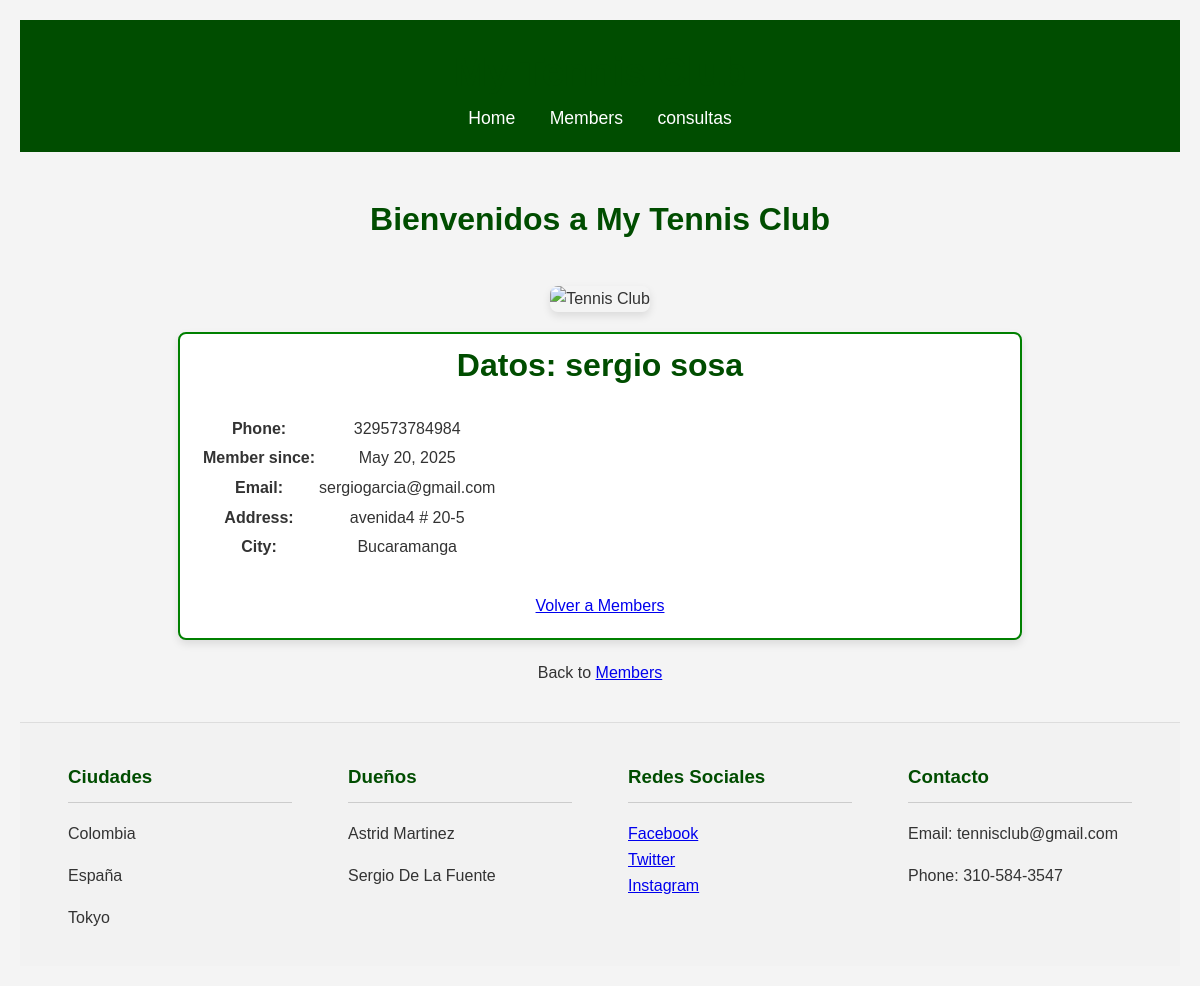
The app's page /members/details/2 with its own data.
### members/models.py (models this page shows, shortened)
class Member(models.Model):
  firstname = models.CharField(max_length=255)
  lastname = models.CharField(max_length=255)
  phone = models.IntegerField(null=True)
  joined_date = models.DateField(null=True)
  email = models.EmailField(null=True)
  address = models.CharField(null=True)
  city = models.CharField(null=True)

### members/views.py (the view)
# urls.py: path('members/details/<int:id>', views.details, name='details'),
def details(request, id):
  try:
    mymember = Member.objects.get(id=id)
    template = loader.get_template('details.html')
    context = {
      'mymember': mymember,
    }
    return HttpResponse(template.render(context, request))
  except Member.DoesNotExist:
    template = loader.get_template('404.html')
    return HttpResponse(template.render({}, request), status=404)

### members/templates/details.html (shortened to what this page needs)
{% extends "master.html" %}
{% block content %}
<div class="contenido-principal">
  <div class="header-tenis" style="margin: -35px -35px 20px -35px;">
     <h1>Datos: {{ mymember.firstname }} {{ mymember.lastname }}</h1>
  </div>
  <table class="tabla">
    <tbody>
      <tr>
        <td><strong>Phone:</strong></td>
        <td>{{ mymember.phone }}</td>
      </tr>
      <tr>
        <td><strong>Member since:</strong></td>
        <td>{{ mymember.joined_date }}</td>
      </tr>
      <tr>
        <td><strong>Email:</strong></td>
        <td>{{ mymember.email }}</td>
      </tr>
      <tr>
        <td><strong>Address:</strong></td>
        <td>{{ mymember.address }}</td>
      </tr>
      <tr>
        <td><strong>City:</strong></td>
        <td>{{ mymember.city }}</td>
      </tr>
    </tbody>
  </table>
  <div style="text-align: center; margin-top: 30px;">
    <a href="/members" class="btn-saque">Volver a Members</a>
  </div>
</div>
<p>Back to <a href="/members">Members</a></p>
{% endblock %}

### members/static/mystyles.css (style rules this page uses)
body { font-family: 'Segoe UI', Tahoma, Geneva, Verdana, sans-serif; margin: 0; display: flex; flex-direction: column; min-height: 100vh; color: #333; }
h1, h2, h3 { color: #004d00; }
.contenido-principal { max-width: 800px; margin: 20px auto; padding: 20px; border: 2px solid #008000; border-radius: 8px; box-shadow: 0 4px 8px rgba(0,0,0,0.1); background-color: #fff; }

### mystaticfiles/myglobal.css (style rules this page uses)
body { background-color: #f4f4f4; font-family: Arial, sans-serif; color: #333; margin: 20px; line-height: 1.6; }

### records on screen
Member: firstname "sergio", lastname "sosa", phone "329573784984", joined_date "May 20, 2025", email "sergiogarcia@gmail.com", address "avenida4 # 20-5", city "Bucaramanga"
